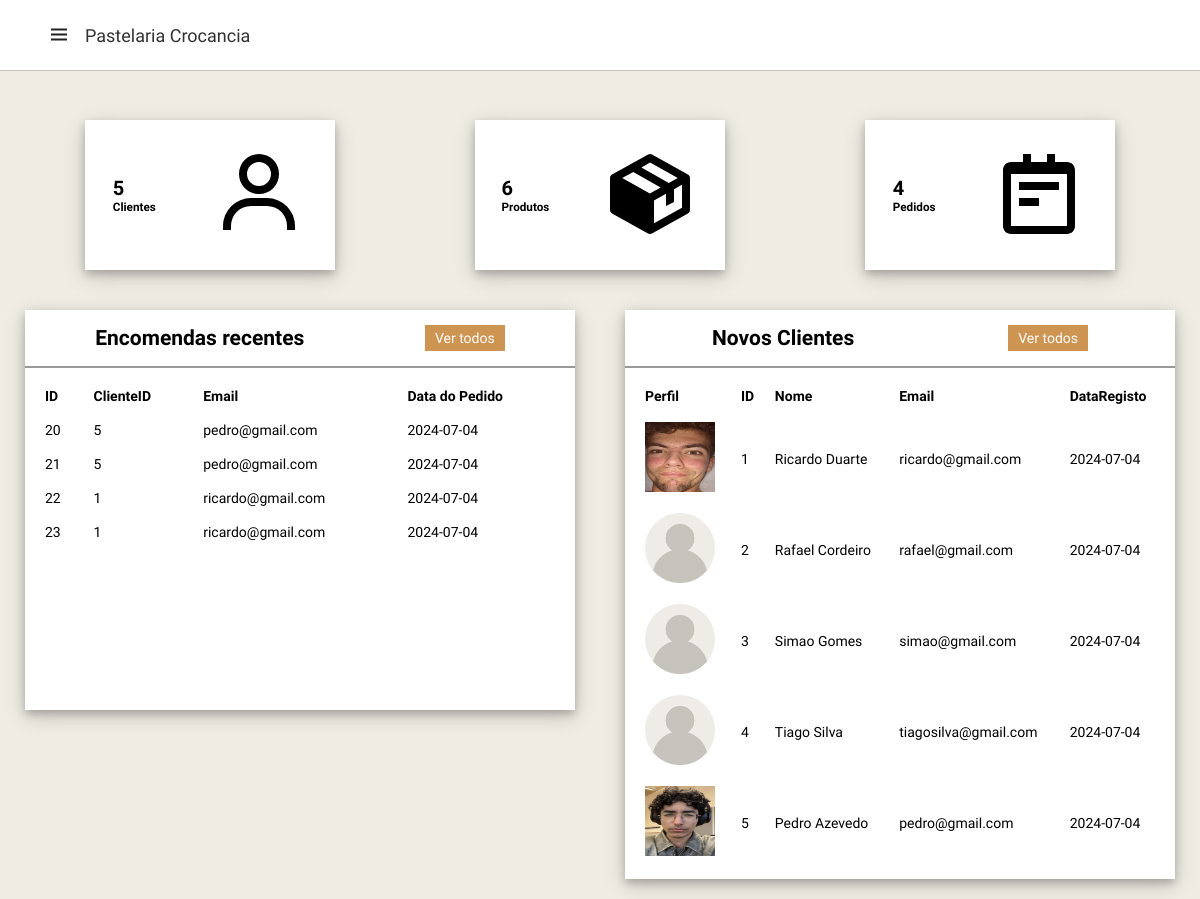
Screenshot of /admin.dashboard.php with the database file from the repository.
### tables this page shows
CREATE TABLE "Pedidos" (
	"ID"	INTEGER NOT NULL,
	"ClienteID"	INTEGER NOT NULL, `Nome` TEXT,
	"Email"	VARCHAR(45) NOT NULL,
	"DataPedida"	DateTime NOT NULL,
	PRIMARY KEY("ID" AUTOINCREMENT),
	FOREIGN KEY("ClienteID") REFERENCES "Clientes"("ID")
);

CREATE TABLE "Clientes" (
	"ID"	INTEGER NOT NULL,
	"Nome"	VARCHAR NOT NULL,
	"Email"	varchar NOT NULL,
	"Senha"	varchar NOT NULL,
	"Telefone"	INTEGER NOT NULL,
	"role"	varchar DEFAULT 'user',
	"dataRegisto"	dateTime,
	"Perfil"	varchar DEFAULT '.\img\icon\profile.png',
	PRIMARY KEY("ID")
);

### includes/functions.inc.php (called while the page is built, shortened)
<?php
function getRecentUsers($db, $limit = 5) {
    $sql = "SELECT ID, Nome, Email, dataRegisto, Perfil FROM Clientes ORDER BY dataRegisto DESC LIMIT ?";
    $stmt = $db->prepare($sql);
    $stmt->bindValue(1, $limit, SQLITE3_INTEGER);
    $result = $stmt->execute();
    $recentUsers = [];
    while ($row = $result->fetchArray(SQLITE3_ASSOC)) {
        $recentUsers[] = $row;
    }
    return $recentUsers;
}
function contarProdutos($db) {
    $sql = "SELECT COUNT(*) AS total FROM Produtos";
    $result = $db->query($sql);
    $row = $result->fetchArray();
    return $row['total'];
}
function contarClientes($db) {
    $sql = "SELECT COUNT(*) AS total FROM Clientes";
    $result = $db->query($sql);
    $row = $result->fetchArray();
    return $row['total'];
}
function contarPedidos($db) {
    $sql = "SELECT COUNT(*) AS total FROM Pedidos";
    $result = $db->query($sql);
    $row = $result->fetchArray();
    return $row['total'];
}
function getRecentOrders($db, $limit = 5) {
    $sql = "SELECT ID, ClienteID, Email, DataPedida FROM Pedidos ORDER BY DataPedida DESC LIMIT ?";
    $stmt = $db->prepare($sql);
    $stmt->bindValue(1, $limit, SQLITE3_INTEGER);
    $result = $stmt->execute();
    $recentOrders  = [];
    while ($row = $result->fetchArray(SQLITE3_ASSOC)) {
        $recentOrders[] = $row;
    }
    return $recentOrders;
}

### admin.dashboard.php (the view, shortened to what this page needs)
<?php
    require_once 'includes/conn.php';
    require_once 'includes/functions.inc.php';
    $recentUsers = getRecentUsers($db, 5);
    $totalProdutos = contarProdutos($db);
    $totalClientes = contarClientes($db);
    $totalPedidos = contarPedidos($db);
    $recentOrders = getRecentOrders($db, 5);
?>
<!DOCTYPE html>
<html lang="en">
<head>
    <link rel="stylesheet" href="https://cdnjs.cloudflare.com/ajax/libs/font-awesome/6.5.1/css/all.min.css">
    <link rel="stylesheet" href="https://cdn.jsdelivr.net/npm/swiper@11/swiper-bundle.min.css" />
    <link href='https://unpkg.com/boxicons@2.1.4/css/boxicons.min.css' rel='stylesheet'>
    <link rel="stylesheet" href="style.css">
</head>
<body>
    <nav>
        <div class="logo">
            <i class='bx bx-menu menu-icon'></i>
            <span class="logo-name">Pastelaria Crocancia</span>
        </div>
    </nav>
    <div class="containeradmin">
        <div class="content">
            <div class="cards">
                <div class="card">
                    <div class="box">
                        <h1><?php echo $totalClientes; ?></h1>
                        <h3>Clientes</h3>
                    </div>
                    <div class="icon-case">
                        <img src="img/icon/user.png" alt="">
                    </div>
                </div>
                <div class="card">
                    <div class="box">
                        <h1><?php echo $totalProdutos; ?></h1>
                        <h3>Produtos</h3>
                    </div>
                    <div class="icon-case">
                        <img src="img/icon/product.png" alt="">
                    </div>
                </div>
                <div class="card">
                    <div class="box">
                        <h1><?php echo $totalPedidos; ?></h1>
                        <h3>Pedidos</h3>
                    </div>
                    <div class="icon-case">
                        <img src="img/icon/pedidos.png" alt="">
                    </div>
                </div>
            </div>
            <div class="content-2">
                <div class="pedidos-recentes">
                    <div class="title">
                        <h2>Encomendas recentes</h2>
                        <a href="admin.pedidos.php" class="btn">Ver todos</a>
                    </div>
                    <table>
                        <tr>
                            <th>ID</th>
                            <th>ClienteID</th>
                            <th>Email</th>
                            <th>Data do Pedido</th>
                        </tr>
                        <?php foreach ($recentOrders as $order): ?>
                        <tr>
                            <td><?php echo htmlspecialchars($order['ID']); ?></td>
                            <td><?php echo htmlspecialchars($order['ClienteID']); ?></td>
                            <td><?php echo htmlspecialchars($order['Email']); ?></td>
                            <td><?php echo htmlspecialchars($order['DataPedida']); ?></td>
                        </tr>
                        <?php endforeach; ?>
                    </table>
                </div>
                <div class="novos-clientes">
                    <div class="title">
                        <h2>Novos Clientes</h2>
                        <a href="admin.clientes.php" class="btn">Ver todos</a>
                    </div>
                    <table>
                        <tr>
                            <th>Perfil</th>
                            <th>ID</th>
                            <th>Nome</th>
                            <th>Email</th>
                            <th>DataRegisto</th>
                        </tr>
                        <?php foreach ($recentUsers as $user): ?>
                        <tr>
                            <td><img src="<?php echo htmlspecialchars($user['Perfil']); ?>" style="width: 70px; height:70px;"></td>
                            <td><?php echo htmlspecialchars($user['ID']); ?></td>
                            <td><?php echo htmlspecialchars($user['Nome']); ?></td>
                            <td><?php echo htmlspecialchars($user['Email']); ?></td>
                            <td><?php echo htmlspecialchars($user['dataRegisto']); ?></td>
                        </tr>
                        <?php endforeach; ?>
                    </table>
                </div>
            </div>
        </div>
    </div>
</body>
</html>

### style.css (style rules this page uses)
* { font-family: 'Spartan', sans-serif; margin: 0; padding: 0; box-sizing: border-box; outline: none; border: none; text-decoration: none; }
body { width: 100%; min-height: 100%; background-color: var(--white-light); }
:root { --white-light: #efece3; --orange: #cd9452; --black: #222; --white: #fff; --border: .1rem solid #cce7d0; --box-shadow: 0 5rem 1rem rgba(0,0,0.1); }
* > img { user-select: none; pointer-events: none; }
html { font-size: 62.5%; overflow-x: hidden; scroll-behavior: smooth; scroll-padding-top: 6rem; }
nav { padding: 3.5rem; position: fixed; top: 0; left: 0; height: 70px; width: 100%; display: flex; justify-content: space-between; align-items: center; background-color: var(--white); box-shadow: 0 0 1px rgba(0,0,0.1); z-index: 10000; }
nav .logo { display: flex; align-items: center; margin: 0 12px; }
.logo .menu-icon { color: var(--black); font-size: 24px; margin-right: 14px; cursor: pointer; }
.logo .logo-name { color: #333; font-size: 18px; font-weight: 500; }
.containeradmin { justify-content: space-between; right: 0; height: 100vh; background: var(--white-light); }
.containeradmin .content { position: relative; margin-top: 10vh; min-height: 90vh; background: var(--white-light); }
.containeradmin .content .cards { padding: 20px 15px; display: flex; align-items: center; justify-content: space-around; flex-wrap: wrap; }
.containeradmin .content .cards .card { width: 250px; height: 150px; background: white; margin: 20px 10px; display: flex; align-items: center; justify-content: space-around; box-shadow: 0 4px 8px 0 rgba(0, 0, 0, 0.2), 0 6px 20px 0 rgba(0, 0, 0, 0.19); }
.containeradmin .content .content-2 { min-height: 60vh; display: flex; justify-content: space-around; align-items: flex-start; flex-wrap: wrap; }
.containeradmin .content .content-2 .pedidos-recentes { min-height: 50vh; flex: 2; font-size: 14px; background: white; margin: 0 25px 25px 25px; box-shadow: 0 4px 8px 0 rgba(0, 0, 0, 0.2), 0 6px 20px 0 rgba(0, 0, 0, 0.19); display: flex; flex-direction: column; }
.containeradmin .content .content-2 .novos-clientes { flex: 2; font-size: 14px; background: white; min-height: 50vh; margin: 0 25px; box-shadow: 0 4px 8px 0 rgba(0, 0, 0, 0.2), 0 6px 20px 0 rgba(0, 0, 0, 0.19); display: flex; flex-direction: column; margin-bottom: 2rem; }
.containeradmin .title { display: flex; align-items: center; justify-content: space-around; padding: 15px 10px; border-bottom: 2px solid #999; }
.containeradmin .btn { background: var(--orange); color: white; padding: 5px 10px; text-align: center; }
.containeradmin table { padding: 10px; }
.containeradmin th, .containeradmin td { text-align: left; padding: 8px; }
.containeradmin .content .content-2 .novos-clientes table td:nth-child(1) img { height: 40px; width: 40px; }

### rows the page displays
pedidos: ID "20", ClienteID "5", Email "pedro@gmail.com", DataPedida "2024-07-04"
pedidos: ID "21", ClienteID "5", Email "pedro@gmail.com", DataPedida "2024-07-04"
pedidos: ID "22", ClienteID "1", Email "ricardo@gmail.com", DataPedida "2024-07-04"
pedidos: ID "23", ClienteID "1", Email "ricardo@gmail.com", DataPedida "2024-07-04"
clientes: shows a picture, ID "1", Nome "Ricardo Duarte", Email "ricardo@gmail.com", dataRegisto "2024-07-04"
clientes: ID "2", Nome "Rafael Cordeiro", Email "rafael@gmail.com", dataRegisto "2024-07-04"
clientes: ID "3", Nome "Simao Gomes", Email "simao@gmail.com", dataRegisto "2024-07-04"
clientes: ID "4", Nome "Tiago Silva", Email "tiagosilva@gmail.com", dataRegisto "2024-07-04"
clientes: shows a picture, ID "5", Nome "Pedro Azevedo", Email "pedro@gmail.com", dataRegisto "2024-07-04"

### other values shown
$totalClientes "5"
$totalProdutos "6"
$totalPedidos "4"
